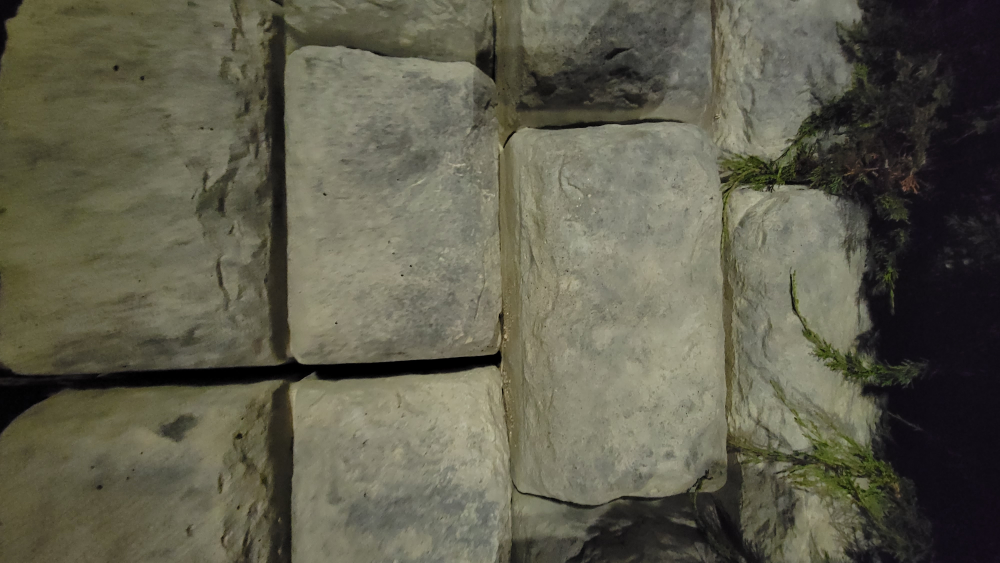
#> input picture photos/1000136452.jpg, 4000 x 2252 px, given in place of 1000136426.jpg, which was not available (shown at 1/4 size)
$ python tex_131.py
#> lines starting #> are read from the running program, lines starting #| are printed output that depends on the picture
"""Textures for 131, from the owner's ground photos (photos/10001364xx.jpg): gravel, bare dirt, anthill sand, asphalt,
concrete, sandstone (the rock), painted pole metal, the waffle rubber mat, and three cut-outs with alpha: the tar-sealed
crack, the dead leaf, the wasp. Run from the repo root: python3 tools/tex_131.py"""
import os, numpy as np, cv2
from PIL import Image
OUT = "assets/textures"; ROT = {3: Image.ROTATE_180, 6: Image.ROTATE_270, 8: Image.ROTATE_90}
def load(n):
    im = Image.open(f"photos/10001364{n}.jpg"); o = im.getexif().get(274, 1)
    if o in ROT: im = im.transpose(ROT[o])
    return cv2.cvtColor(np.asarray(im.convert("RGB")), cv2.COLOR_RGB2BGR)
def crop(im, x0, y0, x1, y1): H, W = im.shape[:2]; return im[int(y0 * H):int(y1 * H), int(x0 * W):int(x1 * W)]
def seamless_vp(p, size, flat=8):
    p = cv2.resize(p, size, interpolation=cv2.INTER_AREA).astype(np.float32); w, h = size
    if flat: low = cv2.GaussianBlur(p, (0, 0), w / flat); p = p - low + low.mean((0, 1))
    mean = p.mean((0, 1))
    def blend(img, axis, n):
        r = np.roll(img, n // 2, axis); t = np.minimum(np.arange(n), n - 1 - np.arange(n)) / (n / 2)
        m = np.clip(t * 1.8 - 0.4, 0, 1); m = m * m * (3 - 2 * m); m = m[:, None, None] if axis == 0 else m[None, :, None]
        return mean + (img * m + r * (1 - m) - mean) / np.sqrt(m * m + (1 - m) ** 2)
    return blend(blend(p, 1, w), 0, h).clip(0, 255).astype(np.uint8)
def seam_margin(p, size, flat=8, b=0.14):
    """seamless without doubling anything up: a strip beyond each edge is cross-faded over the opposite edge"""
    n = size; bw = int(n * b); p = cv2.resize(p, (n + bw, n + bw), interpolation=cv2.INTER_AREA).astype(np.float32)
    if flat: low = cv2.GaussianBlur(p, (0, 0), n / flat); p = p - low + low.mean((0, 1))
    t = (np.arange(bw) / bw); t = t * t * (3 - 2 * t)
    p[:, :bw] = p[:, :bw] * t[None, :, None] + p[:, n:n + bw] * (1 - t[None, :, None]); p = p[:, :n]
    p[:bw] = p[:bw] * t[:, None, None] + p[n:n + bw] * (1 - t[:, None, None]); return p[:n].clip(0, 255).astype(np.uint8)
def normal_from(h, strength):
    dx = (np.roll(h, -1, 1) - np.roll(h, 1, 1)) * strength; dy = (np.roll(h, -1, 0) - np.roll(h, 1, 0)) * strength
    n = np.dstack([-dx, dy, np.ones_like(h)]); n /= np.linalg.norm(n, axis=2, keepdims=True)
    return cv2.cvtColor(((n * 0.5 + 0.5) * 255).astype(np.uint8), cv2.COLOR_RGB2BGR)
def lum_normal(img, strength=3.0, blur=1.0):
    g = cv2.GaussianBlur(cv2.cvtColor(img, cv2.COLOR_BGR2GRAY).astype(np.float32) / 255.0, (0, 0), blur); return normal_from(g, strength)
def save(n, a): cv2.imwrite(os.path.join(OUT, n + ".png"), a); print("wrote", n, a.shape[1], a.shape[0], "avg", [int(v) for v in a[..., :3].reshape(-1, 3).mean(0)[::-1]])

for n, name, box, size, flat, ns in [
    ("26", "g131_gravel", (0.04, 0.12, 0.96, 0.62), 1024, 8, 4.0),      # the wide shot: about 1.1 m across
    ("31", "g131_dirt", (0.0, 0.14, 1.0, 0.70), 1024, 8, 3.0),         # bare earth, roots and pale stones: about 0.6 m
    ("27", "g131_sand", (0.12, 0.14, 0.72, 0.48), 512, 6, 2.5),         # the anthill's coarse sand
    ("30", "g131_asphalt", (0.0, 0.03, 0.62, 0.34), 1024, 8, 2.5),
    ("29", "g131_concrete", (0.04, 0.02, 0.96, 0.50), 1024, 6, 1.5),
    ("34", "g131_sandstone", (0.30, 0.26, 0.74, 0.48), 512, 6, 2.5),
    ("24", "g131_polemetal", (0.25, 0.30, 0.70, 0.52), 256, 4, 0.6),
    ("44", "g131_bark", (0.02, 0.04, 0.98, 0.58), 1024, 6, 4.0),         # deep-furrowed bark
    ("45", "g131_pine", (0.05, 0.32, 0.95, 0.78), 1024, 6, 3.0),          # pine needles, for foliage
    ("46", "g131_pearleaves", (0.18, 0.28, 0.88, 0.63), 1024, 6, 2.0),    # the pear tree's leaves, for foliage
    ("43", "g131_juniper", (0.0, 0.10, 1.0, 0.66), 1024, 8, 4.0)]:      # creeping juniper with dead leaves: about 0.8 m
    t = seam_margin(crop(load(n), *box), size, flat); save(name, t); save(name + "_n", lum_normal(t, ns, 1.0))
#> in load, im is the input picture: PIL image 4000x2252 RGB; mean R, G, B 94.6, 92.9, 76.6
#> in load, `o = im.getexif().get(274, 1)`: o = 6
#> in load, `return cv2.cvtColor(np.asarray(im.convert("RGB")), cv2.COLOR_RGB2BGR)`:
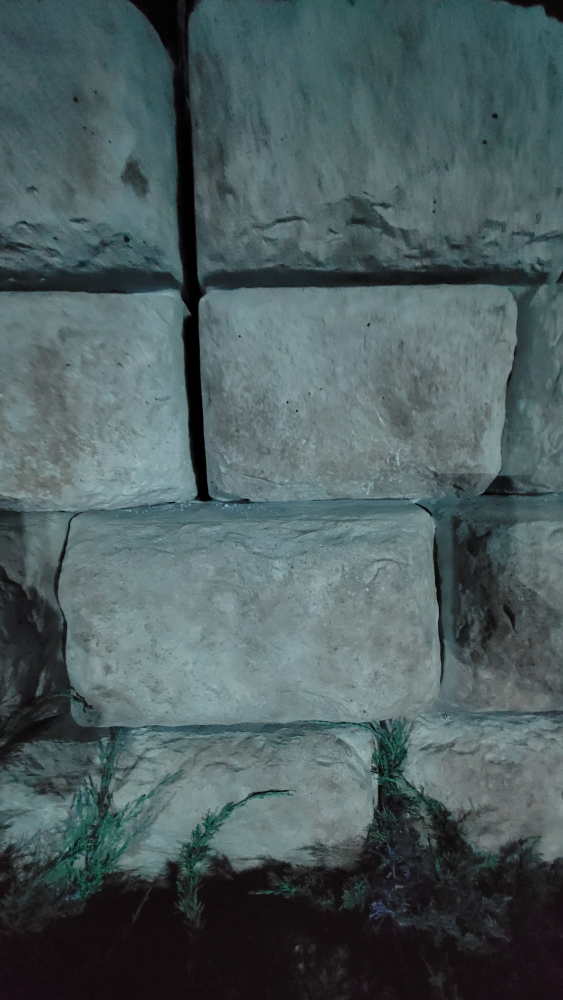
#> returned value: shape (4000, 2252, 3) (shown at 1/4 size); mean R, G, B 76.6, 92.9, 94.6
#> in crop, `H, W = im.shape[:2]`: H = 4000; W = 2252
#> in crop, `return im[int(y0 * H):int(y1 * H), int(x0 * W):int(x1 * W)]`:
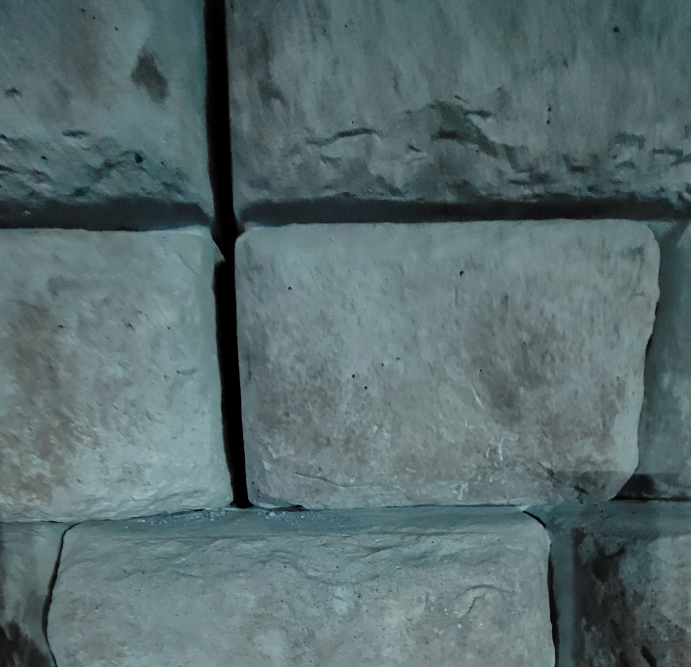
#> returned value: shape (2000, 2071, 3) (shown at 1/3 size); mean of channels 0, 1, 2 88.7, 107.7, 109.6; drawn as R, G, B
#> in seam_margin, `n = size`: n = 1024
#> in seam_margin, `bw = int(n * b)`: bw = 143
#> in seam_margin, `p = p - low + low.mean((0, 1))`:
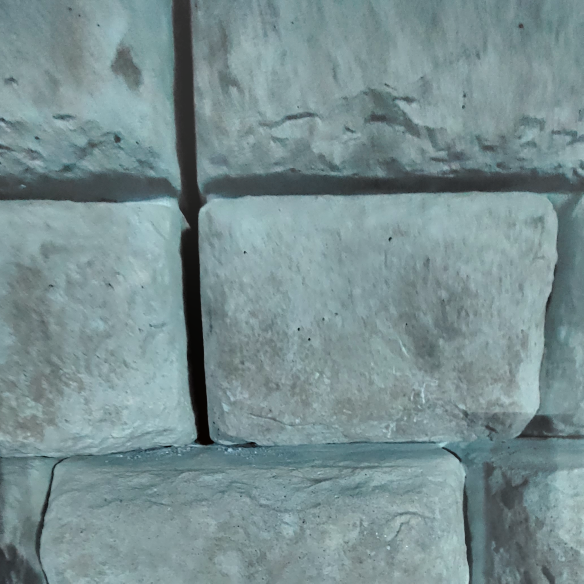
#> p: shape (1167, 1167, 3) float32 (shown at 1/2 size); mean of channels 0, 1, 2 88.6, 107.7, 109.5; drawn with min black and max white
#> in seam_margin, `t = np.arange(bw) / bw`: t = 143 values from 0 to 0.993
#> in seam_margin, `t = t * t * (3 - 2 * t)`: t = 143 values from 0 to 1
#| wrote g131_gravel 1024 1024 avg [109, 107, 88]
#> in lum_normal, `g = cv2.GaussianBlur(cv2.cvtColor(img, cv2.COLOR_BGR2GRAY).astype(np.f`:
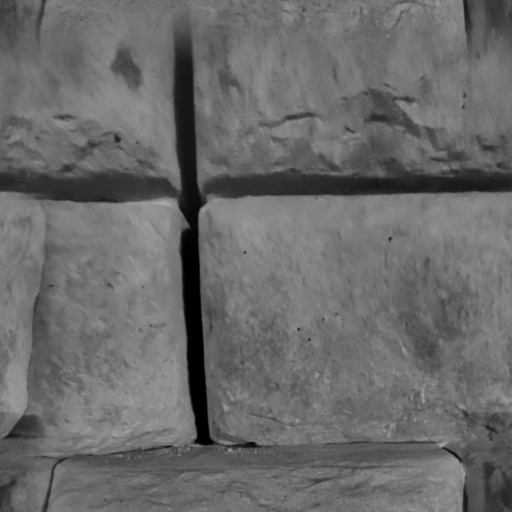
#> g: shape (1024, 1024) float32 (shown at 1/2 size); min 0, max 0.677, mean 0.417
#> in normal_from, `dy = (np.roll(h, -1, 0) - np.roll(h, 1, 0)) * strength`:
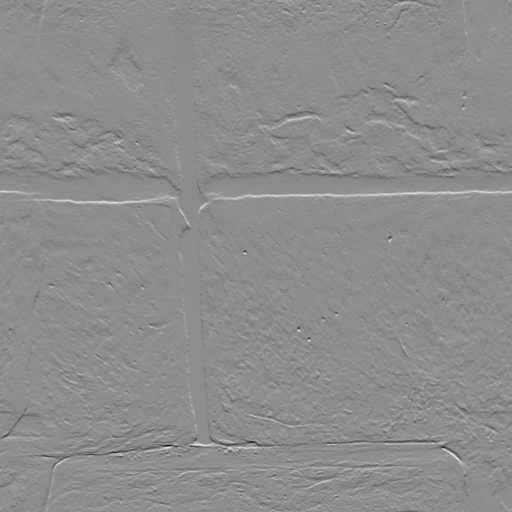
#> dy: shape (1024, 1024) float32 (shown at 1/2 size); min -1.26, max 1.02, mean 1.18e-10; drawn with min black and max white
#> in normal_from, `n /= np.linalg.norm(n, axis=2, keepdims=True)`:
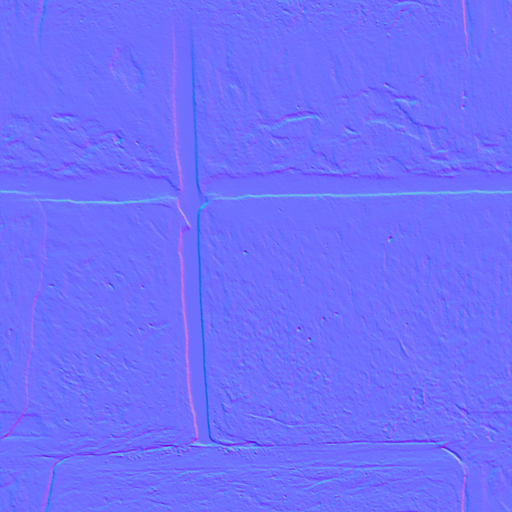
#> n: shape (1024, 1024, 3) float32 (shown at 1/2 size); mean of channels 0, 1, 2 -3.58e-05, -0.000119, 0.997; drawn with min black and max white
#> in normal_from, `return cv2.cvtColor(((n * 0.5 + 0.5) * 255).astype(np.uint8), cv2.COLO..`:
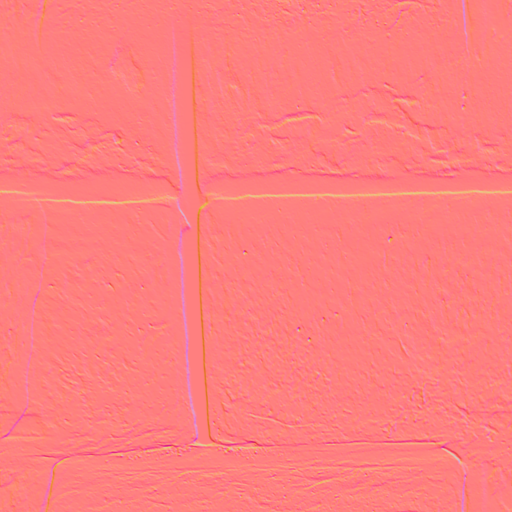
#> returned value: shape (1024, 1024, 3) (shown at 1/2 size); mean R, G, B 253.6, 127, 127
#| wrote g131_gravel_n 1024 1024 avg [126, 126, 253]
#> pass 2 of the loop `for n, name, box, size, flat, ns in [`:
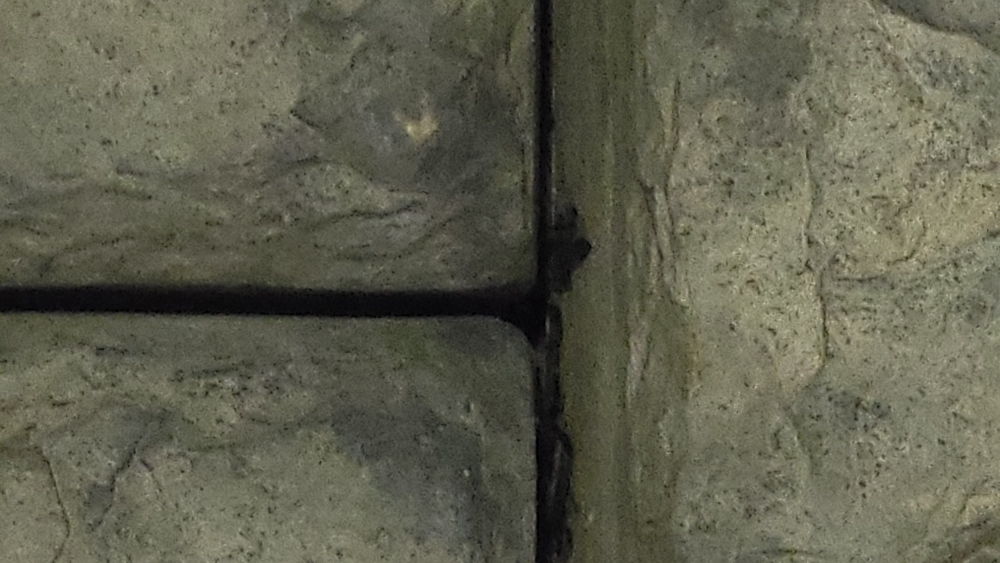
#> input picture photos/1000136454.jpg, 4000 x 2252 px, given in place of 1000136431.jpg, which was not available (shown at 1/4 size)
#> in load, im is the input picture: PIL image 4000x2252 RGB; mean R, G, B 96.7, 96.7, 79.3
#> im: PIL image 2252x4000 RGB
#> in seam_margin (call 2), `p = p - low + low.mean((0, 1))`:
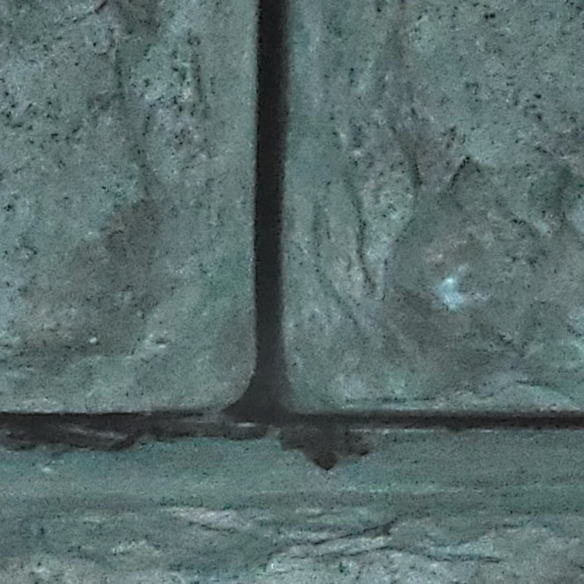
#> p: shape (1167, 1167, 3) float32 (shown at 1/2 size); mean of channels 0, 1, 2 68.2, 82.8, 82.5; drawn with min black and max white
#> t = 143 values from 0 to 0.993
#> t = 143 values from 0 to 1
#| wrote g131_dirt 1024 1024 avg [80, 80, 66]
#> in normal_from (call 2), `return cv2.cvtColor(((n * 0.5 + 0.5) * 255).astype(np.uint8), cv2.COLO..`:
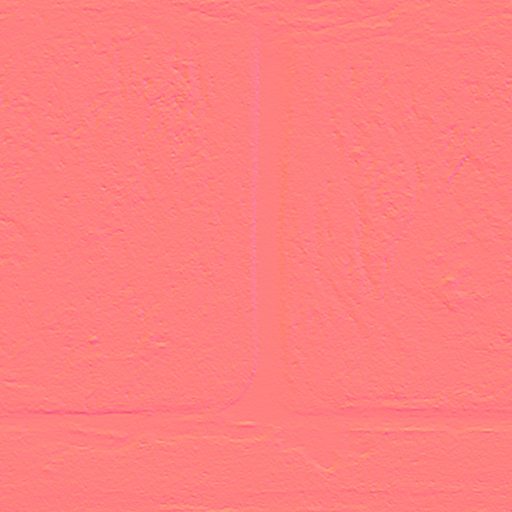
#> returned value: shape (1024, 1024, 3) (shown at 1/2 size); mean R, G, B 253.9, 127, 127
#| wrote g131_dirt_n 1024 1024 avg [126, 127, 253]
#> (the run stopped early here; a loop or call above may not have finished)
